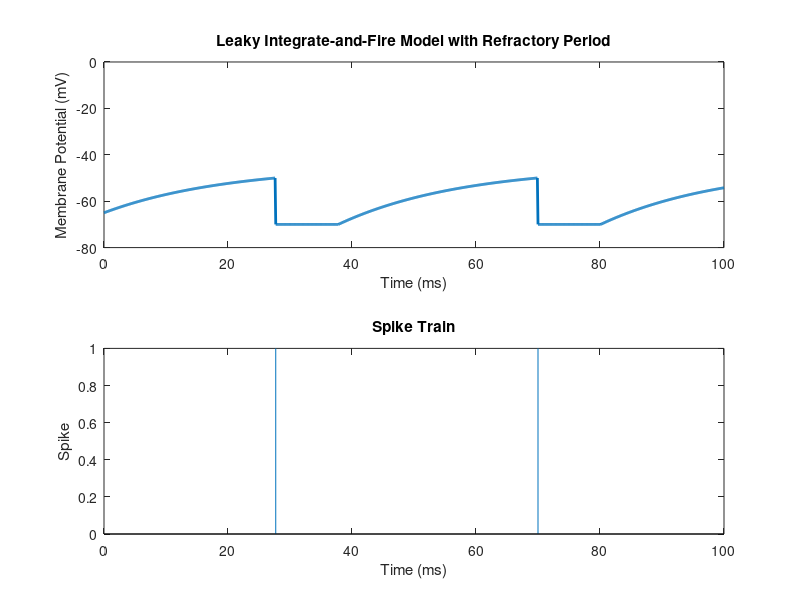

The MATLAB script that drew this image:
% Parameters of the LIF model with Refractory Period
tau_m = 20;        % Membrane time constant (ms)
R = 4;             % Membrane resistance (MΩ)
V_rest = -65;      % Resting potential (mV)
V_th = -50;        % Threshold potential (mV)
V_reset = -70;     % Reset potential after spike (mV)
I = 5;           % Input current (nA)
T = 100;           % Total simulation time (ms)
dt = 0.1;          % Time step (ms)
t = 0:dt:T;        % Time vector

% New parameter: Refractory period
refractory_period = 10;    % Refractory period (ms)
ref_time = 0;             % Keeps track of time after spike

% Initialize membrane potential
V = V_rest * ones(1, length(t)); 
spike_train = zeros(1, length(t)); % To track spikes

% Simulating the LIF neuron with refractory period
for i = 2:length(t)
    if ref_time > 0  % Check if in refractory period
        ref_time = ref_time - dt;  % Decrease the refractory time
        V(i) = V_reset;            % Hold the membrane at reset value
    else
        % Update membrane potential using Euler method
        dV = (-(V(i-1) - V_rest) + R * I) * (dt / tau_m);
        V(i) = V(i-1) + dV;
        
        % Check for spike
        if V(i) >= V_th
            V(i) = V_reset;        % Reset the potential
            spike_train(i) = 1;    % Record a spike
            ref_time = refractory_period; % Enter refractory period
        end
    end
end

% Plotting the results
figure;
subplot(2,1,1);
plot(t, V, 'LineWidth', 2);
xlabel('Time (ms)');
ylabel('Membrane Potential (mV)');
title('Leaky Integrate-and-Fire Model with Refractory Period');
ylim([-80 0]);

% Plotting spike train
subplot(2,1,2);
stem(t, spike_train, 'Marker', 'none');
xlabel('Time (ms)');
ylabel('Spike');
title('Spike Train');
xlim([0 T]);
